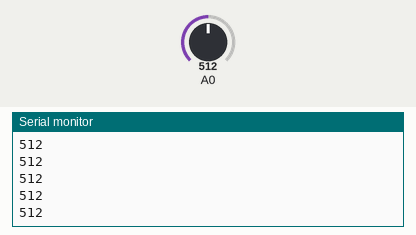
Simulated run of this sketch. Board: Arduino Uno, built with avr-gcc and run on an emulated ATmega328P. Parts: the last lines printed to the serial monitor. The inputs (shaded band) are chosen by the test bench; at power-on: A0 = 512.

Above: at 2.2 s.
2.3 s: A0 set to 716
At 3.0 s:
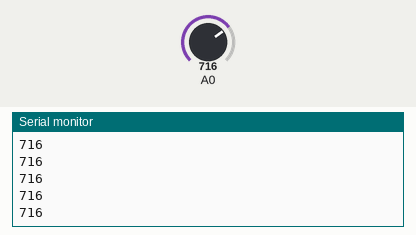
3.8 s: A0 set to 900
At 4.6 s:
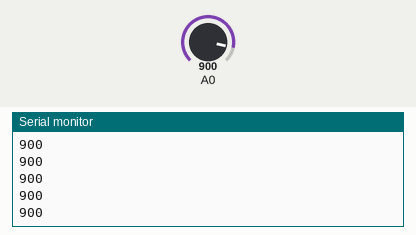
Timing chart, 0 to 6.8 s (numbered marks = the images above; inputs shaded):
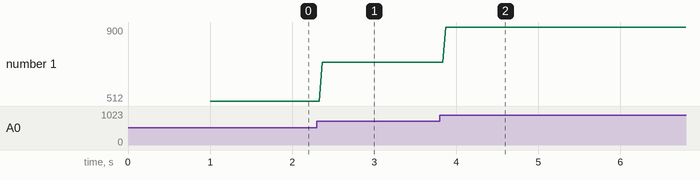

Measured:
- after the input at 2.3 s, the serial monitor: prints a new line after 0.07 s (image 1)
- after the input at 3.8 s, the serial monitor: prints a new line after 0.07 s (image 2)
- plotted number 1: 512 → 716 after the input at 2.3 s, 716 → 900 after the input at 3.8 s

The sketch:

asi_calc_v2.ino
```cpp
// Credit for this code goes to:
// https://makersportal.com/blog/2019/02/06/arduino-pitot-tube-wind-speed-theory-and-experiment
// Routine for calculating the velocity from
// a pitot tube and MPXV7002DP pressure differential sensor

float V_0 = 3.3; // supply voltage to the pressure sensor
float rho = 1.204; // density of air

// parameters for averaging and offset
int offset = 0;
int offset_size = 10;
int veloc_mean_size = 20;
int zero_span = 2;

// setup and calculate offset
void setup() {
  Serial.begin(9600);
  delay(1000);
  for (int ii=0;ii<offset_size;ii++){
    offset += analogRead(A0)-(1023/2);
  }
  offset /= offset_size;
}

void loop() {
  float adc_avg = 0; float veloc = 0.0;

  // average a few ADC readings for stability
  for (int ii=0;ii<veloc_mean_size;ii++){
    int analog_read = analogRead(A0);
    adc_avg+= analog_read-offset;
    Serial.println(analog_read);
  }
  adc_avg/=veloc_mean_size;

  // make sure if the ADC reads below 512, then we equate it to a negative velocity
  if (adc_avg>512-zero_span and adc_avg<512+zero_span){
  } else{
    if (adc_avg<512){
      veloc = -sqrt((-10000.0*((adc_avg/1023.0)-0.5))/rho);
    } else{
      veloc = sqrt((10000.0*((adc_avg/1023.0)-0.5))/rho);
    }
 }
//  Serial.println(veloc); // print velocity
  delay(100); // delay for stability
}
```
